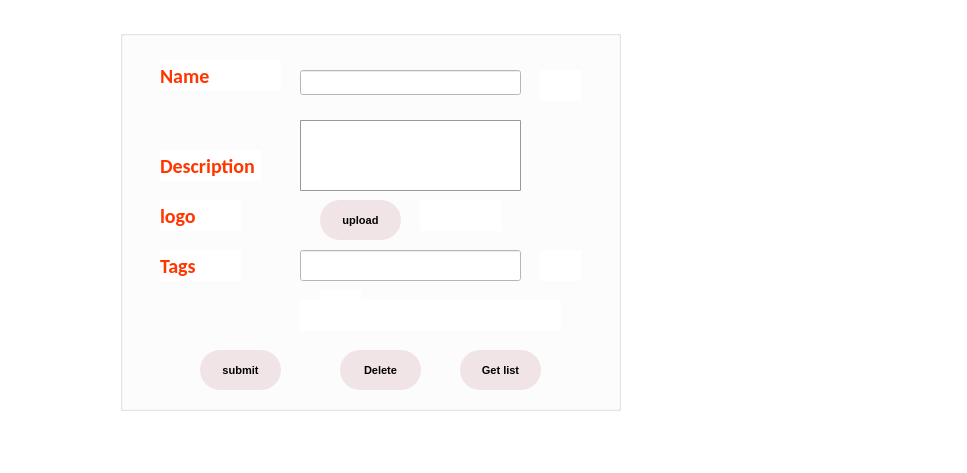
<?xml version="1.0" encoding="UTF-8"?>
<ui version="4.0">
 <class>MainWindow</class>
 <widget class="QMainWindow" name="MainWindow">
  <property name="windowModality">
   <enum>Qt::NonModal</enum>
  </property>
  <property name="enabled">
   <bool>true</bool>
  </property>
  <property name="geometry">
   <rect>
    <x>0</x>
    <y>0</y>
    <width>967</width>
    <height>473</height>
   </rect>
  </property>
  <property name="font">
   <font>
    <family>Bahnschrift</family>
    <pointsize>8</pointsize>
   </font>
  </property>
  <property name="contextMenuPolicy">
   <enum>Qt::NoContextMenu</enum>
  </property>
  <property name="windowTitle">
   <string notr="true"/>
  </property>
  <property name="windowIcon">
   <iconset>
    <selectedon>C:/Users/Ayaz/.designer/backup/VU_top bar logo.png</selectedon>
   </iconset>
  </property>
  <property name="autoFillBackground">
   <bool>false</bool>
  </property>
  <property name="styleSheet">
   <string notr="true">
QWidget{
background-color:rgb(255,255,255);
}
QPlainTextEdit {
padding: 2px;
border-style: solid;
border: 1px solid gray;
border-radius: 1px;
}
QPlainTextEdit {
    background-color:rgb(255, 255, 255);color:#rgb(0, 0, 0);border:1px;border-style:solid;border-color:#999;
}
QComboBox{
background-color:rgb(255, 255, 255);
padding: 2px;
border-style: solid;
border: 1px solid gray;
border-radius: 1px;
}</string>
  </property>
  <property name="iconSize">
   <size>
    <width>200</width>
    <height>200</height>
   </size>
  </property>
  <widget class="QWidget" name="centralwidget">
   <property name="styleSheet">
    <string notr="true">Qwidget{
 
border: 3px solid gray;
border-radius: 40px;
background: white;
}</string>
   </property>
   <widget class="QGroupBox" name="groupBox">
    <property name="geometry">
     <rect>
      <x>120</x>
      <y>30</y>
      <width>501</width>
      <height>381</height>
     </rect>
    </property>
    <property name="styleSheet">
     <string notr="true">QGroupBox{
background-color:rgb(255,255,255)
}
QLabel{
background-color:rgb(255,255,255)
}</string>
    </property>
    <property name="title">
     <string/>
    </property>
    <widget class="QLabel" name="ui_label_txt">
     <property name="geometry">
      <rect>
       <x>40</x>
       <y>170</y>
       <width>81</width>
       <height>31</height>
      </rect>
     </property>
     <property name="font">
      <font>
       <family>Calibri</family>
       <pointsize>15</pointsize>
       <weight>75</weight>
       <bold>true</bold>
      </font>
     </property>
     <property name="styleSheet">
      <string notr="true">color:rgb(255, 54,0);</string>
     </property>
     <property name="text">
      <string>logo</string>
     </property>
    </widget>
    <widget class="QLabel" name="ClassName">
     <property name="geometry">
      <rect>
       <x>40</x>
       <y>30</y>
       <width>121</width>
       <height>31</height>
      </rect>
     </property>
     <property name="font">
      <font>
       <family>Calibri</family>
       <pointsize>15</pointsize>
       <weight>75</weight>
       <bold>true</bold>
      </font>
     </property>
     <property name="styleSheet">
      <string notr="true">color:rgb(255, 54,0);</string>
     </property>
     <property name="text">
      <string>Name</string>
     </property>
    </widget>
    <widget class="QLabel" name="ui_text">
     <property name="geometry">
      <rect>
       <x>40</x>
       <y>120</y>
       <width>101</width>
       <height>31</height>
      </rect>
     </property>
     <property name="font">
      <font>
       <family>Calibri</family>
       <pointsize>15</pointsize>
       <weight>75</weight>
       <bold>true</bold>
      </font>
     </property>
     <property name="styleSheet">
      <string notr="true">color:rgb(255, 54,0);</string>
     </property>
     <property name="text">
      <string>Description</string>
     </property>
    </widget>
    <widget class="QLineEdit" name="Name">
     <property name="geometry">
      <rect>
       <x>180</x>
       <y>40</y>
       <width>221</width>
       <height>25</height>
      </rect>
     </property>
    </widget>
    <widget class="QPushButton" name="submit">
     <property name="geometry">
      <rect>
       <x>80</x>
       <y>320</y>
       <width>81</width>
       <height>40</height>
      </rect>
     </property>
     <property name="font">
      <font>
       <family>Segoe UI</family>
       <pointsize>8</pointsize>
       <weight>75</weight>
       <bold>true</bold>
      </font>
     </property>
     <property name="styleSheet">
      <string notr="true">QPushButton {
 
                text-align: center;
                border-radius: 20px;
                 background-color:rgb(240, 228, 230)


}

QPushButton:hover {
    background-color:rgb(211, 207, 255);
   
}
QPushButton:pressed {
    background-color: rgb(217, 217, 217); }</string>
     </property>
     <property name="text">
      <string>submit</string>
     </property>
     <property name="iconSize">
      <size>
       <width>60</width>
       <height>40</height>
      </size>
     </property>
    </widget>
    <widget class="QLabel" name="ui_label_txt_2">
     <property name="geometry">
      <rect>
       <x>40</x>
       <y>220</y>
       <width>81</width>
       <height>31</height>
      </rect>
     </property>
     <property name="font">
      <font>
       <family>Calibri</family>
       <pointsize>15</pointsize>
       <weight>75</weight>
       <bold>true</bold>
      </font>
     </property>
     <property name="styleSheet">
      <string notr="true">color:rgb(255, 54,0);</string>
     </property>
     <property name="text">
      <string>Tags</string>
     </property>
    </widget>
    <widget class="QLineEdit" name="tags">
     <property name="geometry">
      <rect>
       <x>180</x>
       <y>220</y>
       <width>221</width>
       <height>31</height>
      </rect>
     </property>
    </widget>
    <widget class="QPushButton" name="upload">
     <property name="geometry">
      <rect>
       <x>200</x>
       <y>170</y>
       <width>81</width>
       <height>40</height>
      </rect>
     </property>
     <property name="font">
      <font>
       <family>Segoe UI</family>
       <pointsize>8</pointsize>
       <weight>75</weight>
       <bold>true</bold>
      </font>
     </property>
     <property name="styleSheet">
      <string notr="true">QPushButton {
 
                text-align: center;
                border-radius: 20px;
                 background-color:rgb(240, 228, 230)


}

QPushButton:hover {
    background-color:rgb(211, 207, 255);
   
}
QPushButton:pressed {
    background-color: rgb(217, 217, 217); }</string>
     </property>
     <property name="text">
      <string>upload</string>
     </property>
     <property name="iconSize">
      <size>
       <width>60</width>
       <height>40</height>
      </size>
     </property>
    </widget>
    <widget class="QLabel" name="file_">
     <property name="geometry">
      <rect>
       <x>300</x>
       <y>170</y>
       <width>81</width>
       <height>31</height>
      </rect>
     </property>
     <property name="font">
      <font>
       <family>Calibri</family>
       <pointsize>12</pointsize>
       <weight>75</weight>
       <bold>true</bold>
      </font>
     </property>
     <property name="styleSheet">
      <string notr="true">color:rgb(255, 54,0);</string>
     </property>
     <property name="text">
      <string/>
     </property>
    </widget>
    <widget class="QPlainTextEdit" name="description">
     <property name="geometry">
      <rect>
       <x>180</x>
       <y>90</y>
       <width>221</width>
       <height>71</height>
      </rect>
     </property>
    </widget>
    <widget class="QLabel" name="name_check">
     <property name="geometry">
      <rect>
       <x>420</x>
       <y>40</y>
       <width>41</width>
       <height>31</height>
      </rect>
     </property>
     <property name="font">
      <font>
       <family>Calibri</family>
       <pointsize>10</pointsize>
       <weight>75</weight>
       <bold>true</bold>
      </font>
     </property>
     <property name="styleSheet">
      <string notr="true">color:rgb(255, 54,0);</string>
     </property>
     <property name="text">
      <string/>
     </property>
    </widget>
    <widget class="QLabel" name="qlabel">
     <property name="geometry">
      <rect>
       <x>200</x>
       <y>260</y>
       <width>41</width>
       <height>31</height>
      </rect>
     </property>
     <property name="font">
      <font>
       <family>Calibri</family>
       <pointsize>7</pointsize>
       <weight>75</weight>
       <bold>true</bold>
      </font>
     </property>
     <property name="styleSheet">
      <string notr="true">color:rgb(255, 54,0);</string>
     </property>
     <property name="text">
      <string/>
     </property>
    </widget>
    <widget class="QLabel" name="tags_list">
     <property name="geometry">
      <rect>
       <x>180</x>
       <y>270</y>
       <width>261</width>
       <height>31</height>
      </rect>
     </property>
     <property name="font">
      <font>
       <family>Calibri</family>
       <pointsize>13</pointsize>
       <weight>75</weight>
       <bold>true</bold>
      </font>
     </property>
     <property name="styleSheet">
      <string notr="true">color:rgb(255, 54,0);</string>
     </property>
     <property name="text">
      <string/>
     </property>
    </widget>
    <widget class="QLabel" name="tags_check">
     <property name="geometry">
      <rect>
       <x>420</x>
       <y>220</y>
       <width>41</width>
       <height>31</height>
      </rect>
     </property>
     <property name="font">
      <font>
       <family>Calibri</family>
       <pointsize>10</pointsize>
       <weight>75</weight>
       <bold>true</bold>
      </font>
     </property>
     <property name="styleSheet">
      <string notr="true">color:rgb(255, 54,0);</string>
     </property>
     <property name="text">
      <string/>
     </property>
    </widget>
    <widget class="QPushButton" name="delete_2">
     <property name="geometry">
      <rect>
       <x>220</x>
       <y>320</y>
       <width>81</width>
       <height>40</height>
      </rect>
     </property>
     <property name="font">
      <font>
       <family>Segoe UI</family>
       <pointsize>8</pointsize>
       <weight>75</weight>
       <bold>true</bold>
      </font>
     </property>
     <property name="styleSheet">
      <string notr="true">QPushButton {
 
                text-align: center;
                border-radius: 20px;
                 background-color:rgb(240, 228, 230)


}

QPushButton:hover {
    background-color:rgb(211, 207, 255);
   
}
QPushButton:pressed {
    background-color: rgb(217, 217, 217); }</string>
     </property>
     <property name="text">
      <string>Delete</string>
     </property>
     <property name="iconSize">
      <size>
       <width>60</width>
       <height>40</height>
      </size>
     </property>
    </widget>
    <widget class="QPushButton" name="getlist">
     <property name="geometry">
      <rect>
       <x>340</x>
       <y>320</y>
       <width>81</width>
       <height>40</height>
      </rect>
     </property>
     <property name="font">
      <font>
       <family>Segoe UI</family>
       <pointsize>8</pointsize>
       <weight>75</weight>
       <bold>true</bold>
      </font>
     </property>
     <property name="styleSheet">
      <string notr="true">QPushButton {
 
                text-align: center;
                border-radius: 20px;
                 background-color:rgb(240, 228, 230)


}

QPushButton:hover {
    background-color:rgb(211, 207, 255);
   
}
QPushButton:pressed {
    background-color: rgb(217, 217, 217); }</string>
     </property>
     <property name="text">
      <string>Get list</string>
     </property>
     <property name="iconSize">
      <size>
       <width>60</width>
       <height>40</height>
      </size>
     </property>
    </widget>
   </widget>
  </widget>
  <widget class="QMenuBar" name="menubar">
   <property name="geometry">
    <rect>
     <x>0</x>
     <y>0</y>
     <width>967</width>
     <height>21</height>
    </rect>
   </property>
  </widget>
  <widget class="QStatusBar" name="statusbar"/>
 </widget>
 <resources/>
 <connections/>
 <designerdata>
  <property name="gridDeltaX">
   <number>20</number>
  </property>
  <property name="gridDeltaY">
   <number>10</number>
  </property>
  <property name="gridSnapX">
   <bool>true</bool>
  </property>
  <property name="gridSnapY">
   <bool>true</bool>
  </property>
  <property name="gridVisible">
   <bool>true</bool>
  </property>
 </designerdata>
</ui>
